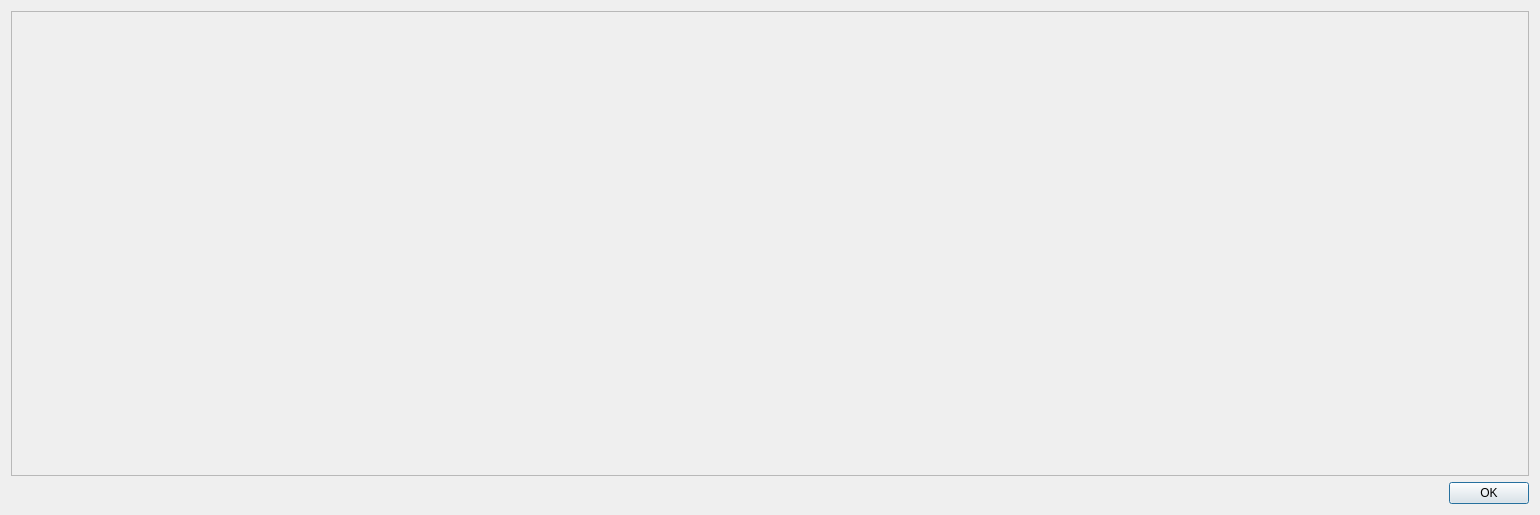
<?xml version="1.0" encoding="UTF-8"?>
<ui version="4.0">
 <class>PreviousPredictionsDialog</class>
 <widget class="QDialog" name="PreviousPredictionsDialog">
  <property name="geometry">
   <rect>
    <x>0</x>
    <y>0</y>
    <width>1540</width>
    <height>515</height>
   </rect>
  </property>
  <property name="sizePolicy">
   <sizepolicy hsizetype="Expanding" vsizetype="Expanding">
    <horstretch>0</horstretch>
    <verstretch>0</verstretch>
   </sizepolicy>
  </property>
  <property name="windowTitle">
   <string>Dialog</string>
  </property>
  <layout class="QGridLayout" name="gridLayout">
   <item row="1" column="0">
    <widget class="QDialogButtonBox" name="buttonBox">
     <property name="orientation">
      <enum>Qt::Horizontal</enum>
     </property>
     <property name="standardButtons">
      <set>QDialogButtonBox::Ok</set>
     </property>
    </widget>
   </item>
   <item row="0" column="0">
    <widget class="QFrame" name="frame">
     <property name="frameShape">
      <enum>QFrame::StyledPanel</enum>
     </property>
     <property name="frameShadow">
      <enum>QFrame::Raised</enum>
     </property>
     <layout class="QGridLayout" name="gridLayout_2"/>
    </widget>
   </item>
  </layout>
 </widget>
 <resources/>
 <connections>
  <connection>
   <sender>buttonBox</sender>
   <signal>accepted()</signal>
   <receiver>PreviousPredictionsDialog</receiver>
   <slot>accept()</slot>
   <hints>
    <hint type="sourcelabel">
     <x>248</x>
     <y>254</y>
    </hint>
    <hint type="destinationlabel">
     <x>157</x>
     <y>274</y>
    </hint>
   </hints>
  </connection>
  <connection>
   <sender>buttonBox</sender>
   <signal>rejected()</signal>
   <receiver>PreviousPredictionsDialog</receiver>
   <slot>reject()</slot>
   <hints>
    <hint type="sourcelabel">
     <x>316</x>
     <y>260</y>
    </hint>
    <hint type="destinationlabel">
     <x>286</x>
     <y>274</y>
    </hint>
   </hints>
  </connection>
 </connections>
</ui>
